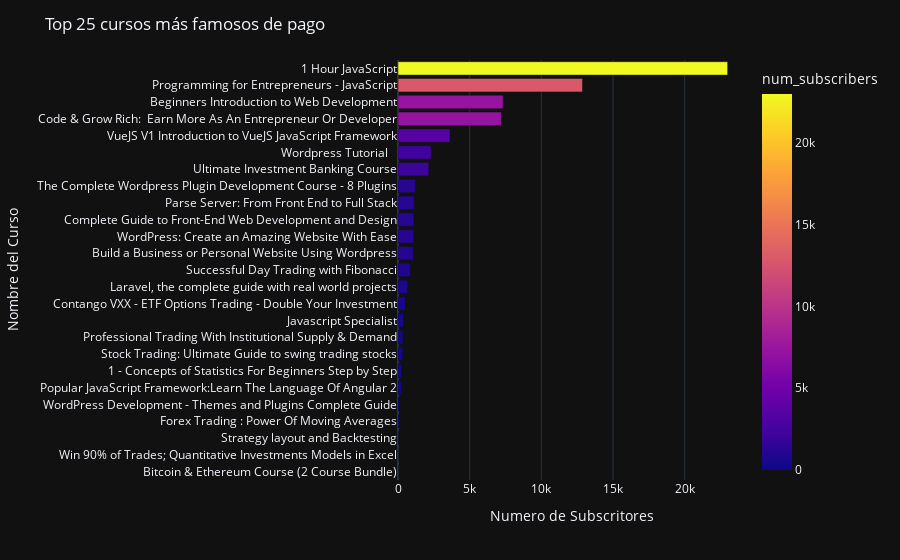

Notebook code cell kept with this figure:
### Markdown cell above
# 3) Top 25 cursos más accedidos de pago

### Code cell
top25_paid = data.sort_values("price", ascending=False)[0:25].sort_values("num_subscribers", ascending=True).reset_index(drop=True).reset_index(drop =True)
fig = px.bar(top25_paid,
       y = 'course_title',
       x= 'num_subscribers',
       orientation = 'h',
       color='num_subscribers',
      hover_data=['price','num_reviews','num_lectures'])

fig.update_layout(showlegend=False)
fig.update_xaxes(title='Numero de Subscritores')
fig.update_yaxes(title='Nombre del Curso')
fig.update_layout(title = 'Top 25 cursos más famosos de pago')
fig.show()

### Figure 1 — Plotly figure (JSON) as saved in the notebook; plotly's stock layout.template omitted (floating-point values rounded to 4 significant figures)
{"data": [{"alignmentgroup": "True", "customdata": [[200, 0, 52], [200, 1, 16], [200, 2, 24], [200, 24, 33], [200, 11, 72], [200, 22, 64], [200, 4, 15], [200, 6, 13], [200, 84, 37], [200, 39, 80], [200, 20, 20], [200, 119, 125], [200, 135, 11], [200, 12, 61], [200, 13, 24], [200, 111, 204], [200, 162, 66], [200, 58, 33], [200, 23, 51], [200, 8, 44], [200, 28, 31], [200, 52, 491], [200, 55, 18], [200, 106, 38], [200, 602, 18]], "hovertemplate": "num_subscribers=%{marker.color}<br>course_title=%{y}<br>price=%{customdata[0]}<br>num_reviews=%{customdata[1]}<br>num_lectures=%{customdata[2]}<extra></extra>", "legendgroup": "", "marker": {"color": [1, 4, 36, 100, 103, 260, 273, 336, 343, 408, 513, 676, 869, 1069, 1109, 1119, 1130, 1215, 2147, 2311, 3632, 7211, 7331, 12873, 22999], "coloraxis": "coloraxis"}, "name": "", "offsetgroup": "", "orientation": "h", "showlegend": false, "textposition": "auto", "type": "bar", "x": [1, 4, 36, 100, 103, 260, 273, 336, 343, 408, 513, 676, 869, 1069, 1109, 1119, 1130, 1215, 2147, 2311, 3632, 7211, 7331, 12873, 22999], "xaxis": "x", "y": ["Bitcoin & Ethereum Course (2 Course Bundle)", "Win 90% of Trades; Quantitative Investments Models in Excel", "Strategy layout and Backtesting", "Forex Trading : Power Of Moving Averages", "WordPress Development - Themes and Plugins Complete Guide", "Popular JavaScript Framework:Learn The Language Of Angular 2", "1 - Concepts of Statistics For Beginners Step by Step", "Stock Trading: Ultimate Guide to swing trading stocks", "Professional Trading With Institutional Supply & Demand", "Javascript Specialist", "Contango VXX - ETF Options Trading - Double Your Investment", "Laravel, the complete guide with real world projects", "Successful Day Trading with Fibonacci", "Build a Business or Personal Website Using Wordpress", "WordPress: Create an Amazing Website With Ease", "Complete Guide to Front-End Web Development and Design", "Parse Server: From Front End to Full Stack", "The Complete Wordpress Plugin Development Course - 8 Plugins", "Ultimate Investment Banking Course", "Wordpress Tutorial   ", "VueJS V1 Introduction to VueJS JavaScript Framework", "Code & Grow Rich:  Earn More As An Entrepreneur Or Developer", "Beginners Introduction to Web Development", "Programming for Entrepreneurs - JavaScript", "1 Hour JavaScript"], "yaxis": "y"}], "layout": {"barmode": "relative", "coloraxis": {"colorbar": {"title": {"text": "num_subscribers"}}, "colorscale": [[0, "#0d0887"], [0.1111, "#46039f"], [0.2222, "#7201a8"], [0.3333, "#9c179e"], [0.4444, "#bd3786"], [0.5556, "#d8576b"], [0.6667, "#ed7953"], [0.7778, "#fb9f3a"], [0.8889, "#fdca26"], [1, "#f0f921"]]}, "legend": {"tracegroupgap": 0}, "margin": {"t": 60}, "showlegend": false, "title": {"text": "Top 25 cursos más famosos de pago"}, "xaxis": {"anchor": "y", "domain": [0, 1], "title": {"text": "Numero de Subscritores"}}, "yaxis": {"anchor": "x", "domain": [0, 1], "title": {"text": "Nombre del Curso"}}}}
